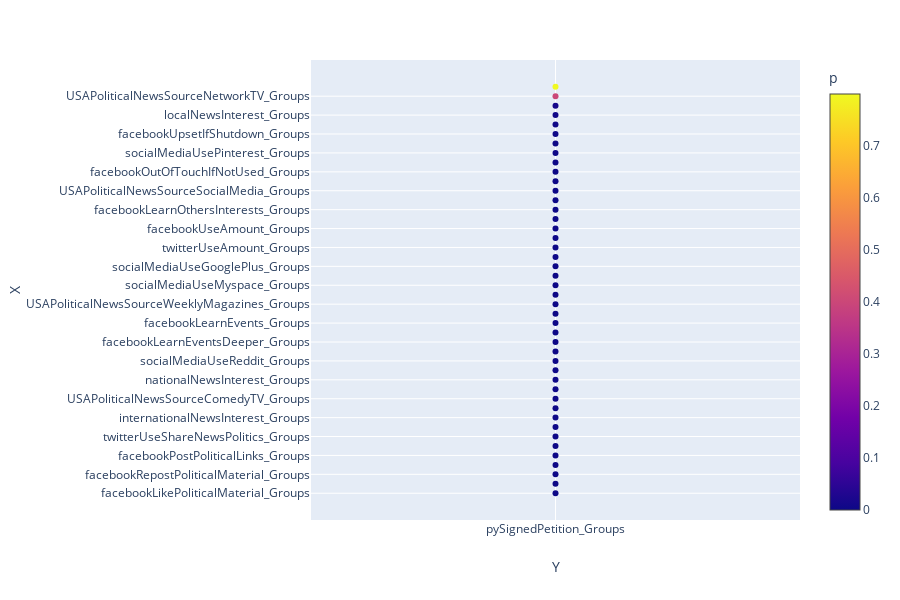

Notebook code cell kept with this figure:
### Code cell
fig = px.scatter(signedpetition_media, x="Y", y="X", color="p",
                 hover_name="X", size_max=60)
fig.update_xaxes(type='category')
fig.show()

### Figure 1 — Plotly figure (JSON) as saved in the notebook; plotly's stock layout.template omitted (floating-point values rounded to 4 significant figures)
{"data": [{"hoverlabel": {"namelength": 0}, "hovertemplate": "<b>%{hovertext}</b><br><br>Y=%{x}<br>X=%{y}<br>p=%{marker.color}", "hovertext": ["facebookLikePoliticalMaterial_Groups", "facebookEncouragePoliticalAction_Groups", "facebookRepostPoliticalMaterial_Groups", "politicalNewsInterest_Groups", "facebookPostPoliticalLinks_Groups", "facebookPostPoliticalOpinions_Groups", "twitterUseShareNewsPolitics_Groups", "facebookFollowPoliticalLinks_Groups", "internationalNewsInterest_Groups", "facebookEncourageVote_Groups", "USAPoliticalNewsSourceComedyTV_Groups", "twitterUseDiscussNewsPolitics_Groups", "nationalNewsInterest_Groups", "twitterUseReadNewsPolitics_Groups", "socialMediaUseReddit_Groups", "facebookLearnOpposingViewpoints_Groups", "facebookLearnEventsDeeper_Groups", "socialMediaUseFoursquare_Groups", "facebookLearnEvents_Groups", "socialMediaUseLinkedIn_Groups", "USAPoliticalNewsSourceWeeklyMagazines_Groups", "facebookLearnEventsBeforeNews_Groups", "socialMediaUseMyspace_Groups", "facebookUnderstandSociety_Groups", "socialMediaUseGooglePlus_Groups", "USAPoliticalNewsSourceDailyNewspapers_Groups", "twitterUseAmount_Groups", "facebookDailyRoutine_Groups", "facebookUseAmount_Groups", "socialMediaUseTwitter_Groups", "facebookLearnOthersInterests_Groups", "socialMediaUseYouTube_Groups", "USAPoliticalNewsSourceSocialMedia_Groups", "USAPoliticalNewsSourceRadio_Groups", "facebookOutOfTouchIfNotUsed_Groups", "socialMediaUseInstagram_Groups", "socialMediaUsePinterest_Groups", "USAPoliticalNewsSourceLateNightTV_Groups", "facebookUpsetIfShutdown_Groups", "USAPoliticalNewsCableTV_Groups", "localNewsInterest_Groups", "socialMediaUseFacebook_Groups", "USAPoliticalNewsSourceNetworkTV_Groups", "USAPoliticalNewsSourceLocalTV_Groups"], "legendgroup": "", "marker": {"color": [5.053e-27, 1.682e-22, 1.004e-21, 1.332e-21, 1.748e-21, 1.757e-21, 3.429e-18, 5.61e-18, 6.506e-18, 6.706e-17, 1.118e-16, 6.637e-16, 1.64e-15, 4.23e-14, 4.274e-14, 1.672e-13, 1.02e-11, 3.449e-11, 5.554e-10, 2.406e-09, 4.662e-08, 4.853e-08, 6.617e-08, 1.928e-07, 5.497e-07, 6.298e-07, 8.333e-07, 9.734e-07, 1.728e-05, 3.429e-05, 6.052e-05, 6.581e-05, 7.898e-05, 9.778e-05, 0.0001004, 0.0003469, 0.0009538, 0.001767, 0.002562, 0.0044, 0.006014, 0.0119, 0.4021, 0.7991], "coloraxis": "coloraxis", "symbol": "circle"}, "mode": "markers", "name": "", "showlegend": false, "type": "scatter", "x": ["pySignedPetition_Groups", "pySignedPetition_Groups", "pySignedPetition_Groups", "pySignedPetition_Groups", "pySignedPetition_Groups", "pySignedPetition_Groups", "pySignedPetition_Groups", "pySignedPetition_Groups", "pySignedPetition_Groups", "pySignedPetition_Groups", "pySignedPetition_Groups", "pySignedPetition_Groups", "pySignedPetition_Groups", "pySignedPetition_Groups", "pySignedPetition_Groups", "pySignedPetition_Groups", "pySignedPetition_Groups", "pySignedPetition_Groups", "pySignedPetition_Groups", "pySignedPetition_Groups", "pySignedPetition_Groups", "pySignedPetition_Groups", "pySignedPetition_Groups", "pySignedPetition_Groups", "pySignedPetition_Groups", "pySignedPetition_Groups", "pySignedPetition_Groups", "pySignedPetition_Groups", "pySignedPetition_Groups", "pySignedPetition_Groups", "pySignedPetition_Groups", "pySignedPetition_Groups", "pySignedPetition_Groups", "pySignedPetition_Groups", "pySignedPetition_Groups", "pySignedPetition_Groups", "pySignedPetition_Groups", "pySignedPetition_Groups", "pySignedPetition_Groups", "pySignedPetition_Groups", "pySignedPetition_Groups", "pySignedPetition_Groups", "pySignedPetition_Groups", "pySignedPetition_Groups"], "xaxis": "x", "y": ["facebookLikePoliticalMaterial_Groups", "facebookEncouragePoliticalAction_Groups", "facebookRepostPoliticalMaterial_Groups", "politicalNewsInterest_Groups", "facebookPostPoliticalLinks_Groups", "facebookPostPoliticalOpinions_Groups", "twitterUseShareNewsPolitics_Groups", "facebookFollowPoliticalLinks_Groups", "internationalNewsInterest_Groups", "facebookEncourageVote_Groups", "USAPoliticalNewsSourceComedyTV_Groups", "twitterUseDiscussNewsPolitics_Groups", "nationalNewsInterest_Groups", "twitterUseReadNewsPolitics_Groups", "socialMediaUseReddit_Groups", "facebookLearnOpposingViewpoints_Groups", "facebookLearnEventsDeeper_Groups", "socialMediaUseFoursquare_Groups", "facebookLearnEvents_Groups", "socialMediaUseLinkedIn_Groups", "USAPoliticalNewsSourceWeeklyMagazines_Groups", "facebookLearnEventsBeforeNews_Groups", "socialMediaUseMyspace_Groups", "facebookUnderstandSociety_Groups", "socialMediaUseGooglePlus_Groups", "USAPoliticalNewsSourceDailyNewspapers_Groups", "twitterUseAmount_Groups", "facebookDailyRoutine_Groups", "facebookUseAmount_Groups", "socialMediaUseTwitter_Groups", "facebookLearnOthersInterests_Groups", "socialMediaUseYouTube_Groups", "USAPoliticalNewsSourceSocialMedia_Groups", "USAPoliticalNewsSourceRadio_Groups", "facebookOutOfTouchIfNotUsed_Groups", "socialMediaUseInstagram_Groups", "socialMediaUsePinterest_Groups", "USAPoliticalNewsSourceLateNightTV_Groups", "facebookUpsetIfShutdown_Groups", "USAPoliticalNewsCableTV_Groups", "localNewsInterest_Groups", "socialMediaUseFacebook_Groups", "USAPoliticalNewsSourceNetworkTV_Groups", "USAPoliticalNewsSourceLocalTV_Groups"], "yaxis": "y"}], "layout": {"coloraxis": {"colorbar": {"title": {"text": "p"}}, "colorscale": [[0, "#0d0887"], [0.1111, "#46039f"], [0.2222, "#7201a8"], [0.3333, "#9c179e"], [0.4444, "#bd3786"], [0.5556, "#d8576b"], [0.6667, "#ed7953"], [0.7778, "#fb9f3a"], [0.8889, "#fdca26"], [1, "#f0f921"]]}, "height": 600, "legend": {"tracegroupgap": 0}, "margin": {"t": 60}, "xaxis": {"anchor": "y", "domain": [0, 0.98], "title": {"text": "Y"}, "type": "category"}, "yaxis": {"anchor": "x", "domain": [0, 1], "title": {"text": "X"}}}}
